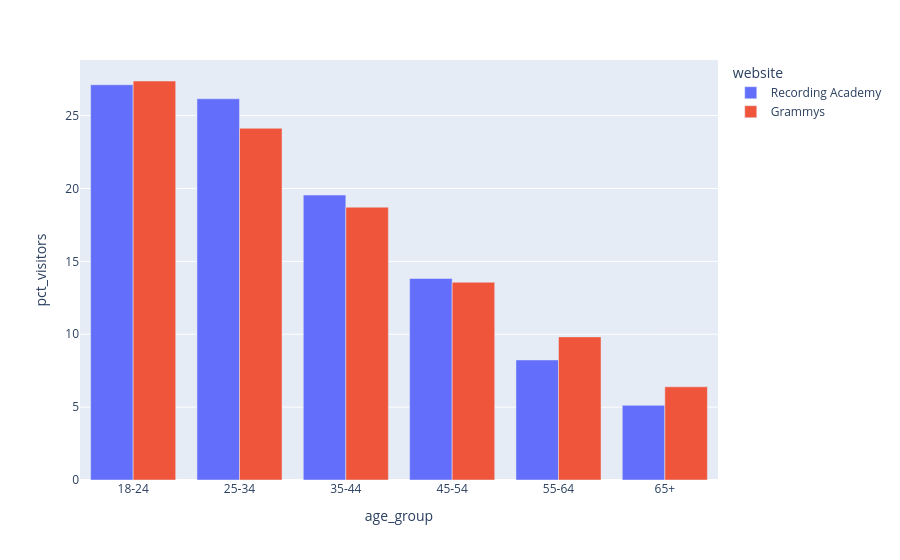

Notebook code for this chart:
### Markdown cell above
**D.** Create a bar chart of the `age_group` and `pct_visitors`. This chart should have, for each age group, one color for the Recording Academy and a different color for the Grammys.


<div style="border: 3px solid #b67ae5; background-color: #f9f1ff; padding: 15px; border-radius: 8px; color: #222; display: flex; align-items: center;">
<span style="font-size: 10pt;">
<strong>Hint: </strong>You will need to use the <span style="font-family: monospace; color: #222;">barmode='group'</span> option in <span style="font-family: monospace; color: #222;">px.bar()</span>. See the code snippet below to guide you.
</span>
</div>


```python
# Template for visualization
px.bar(dataframe, x='variable1', y='variable2', color='variable3', barmode='group')
```

### Code cell
# age_group and pct_visitors bar chart
px.bar(age_df, x='age_group', y='pct_visitors', color='website', barmode='group')

### Figure 1 — Plotly figure (JSON) as saved in the notebook; plotly's stock layout.template omitted (floating-point values rounded to 4 significant figures)
{"data": [{"alignmentgroup": "True", "hovertemplate": "website=Recording Academy<br>age_group=%{x}<br>pct_visitors=%{y}<extra></extra>", "legendgroup": "Recording Academy", "marker": {"color": "#636efa", "pattern": {"shape": ""}}, "name": "Recording Academy", "offsetgroup": "Recording Academy", "orientation": "v", "showlegend": true, "textposition": "auto", "type": "bar", "x": ["18-24", "25-34", "35-44", "45-54", "55-64", "65+"], "xaxis": "x", "y": [27.12, 26.16, 19.55, 13.82, 8.236, 5.12], "yaxis": "y"}, {"alignmentgroup": "True", "hovertemplate": "website=Grammys<br>age_group=%{x}<br>pct_visitors=%{y}<extra></extra>", "legendgroup": "Grammys", "marker": {"color": "#EF553B", "pattern": {"shape": ""}}, "name": "Grammys", "offsetgroup": "Grammys", "orientation": "v", "showlegend": true, "textposition": "auto", "type": "bar", "x": ["18-24", "25-34", "35-44", "45-54", "55-64", "65+"], "xaxis": "x", "y": [27.37, 24.13, 18.72, 13.57, 9.817, 6.394], "yaxis": "y"}], "layout": {"barmode": "group", "legend": {"title": {"text": "website"}, "tracegroupgap": 0}, "margin": {"t": 60}, "xaxis": {"anchor": "y", "domain": [0, 1], "title": {"text": "age_group"}}, "yaxis": {"anchor": "x", "domain": [0, 1], "title": {"text": "pct_visitors"}}}}
